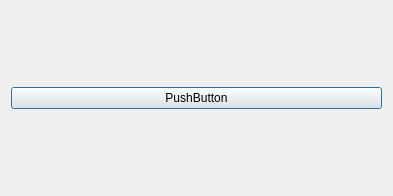
<?xml version="1.0" encoding="UTF-8"?>
<ui version="4.0">
 <class>dialog</class>
 <widget class="QDialog" name="dialog">
  <property name="geometry">
   <rect>
    <x>0</x>
    <y>0</y>
    <width>393</width>
    <height>196</height>
   </rect>
  </property>
  <property name="windowTitle">
   <string/>
  </property>
  <layout class="QVBoxLayout" name="verticalLayout">
   <item>
    <widget class="QPushButton" name="testBTN">
     <property name="text">
      <string>PushButton</string>
     </property>
    </widget>
   </item>
  </layout>
 </widget>
 <resources/>
 <connections/>
</ui>
